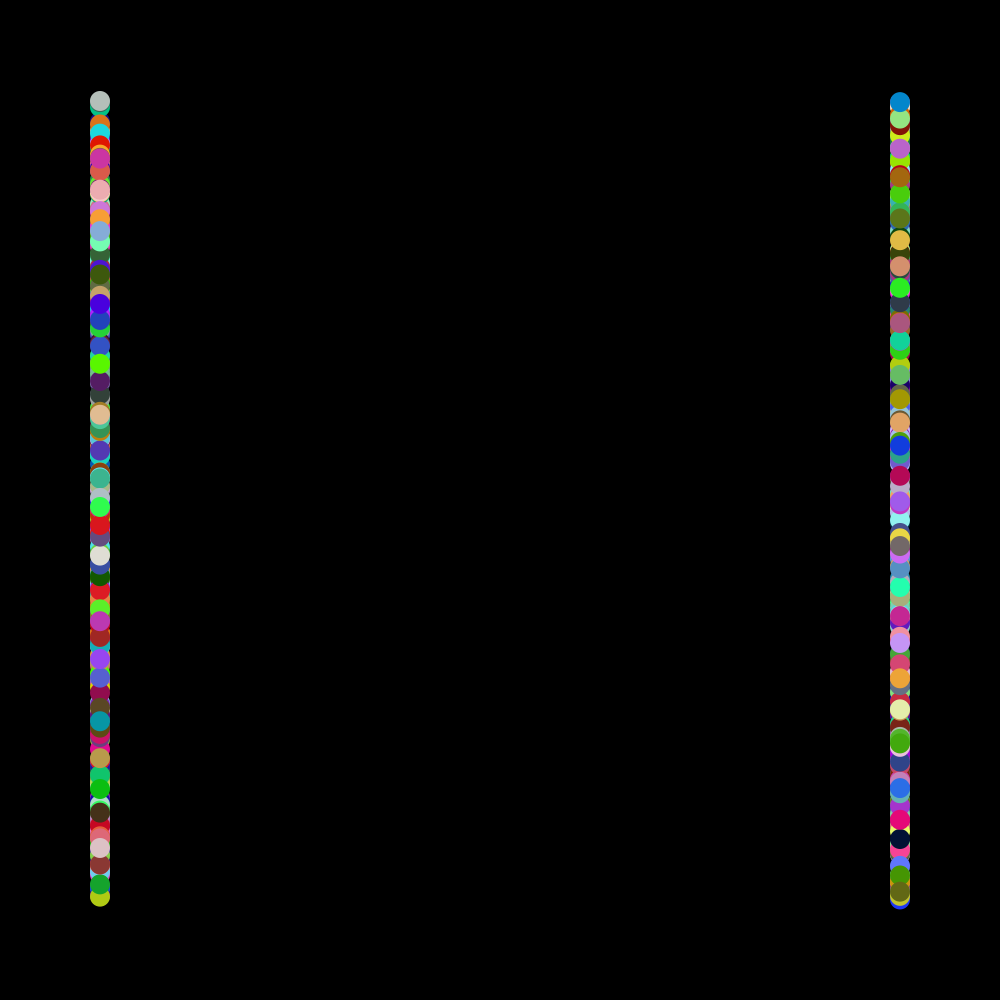
Frame 1 (no input)
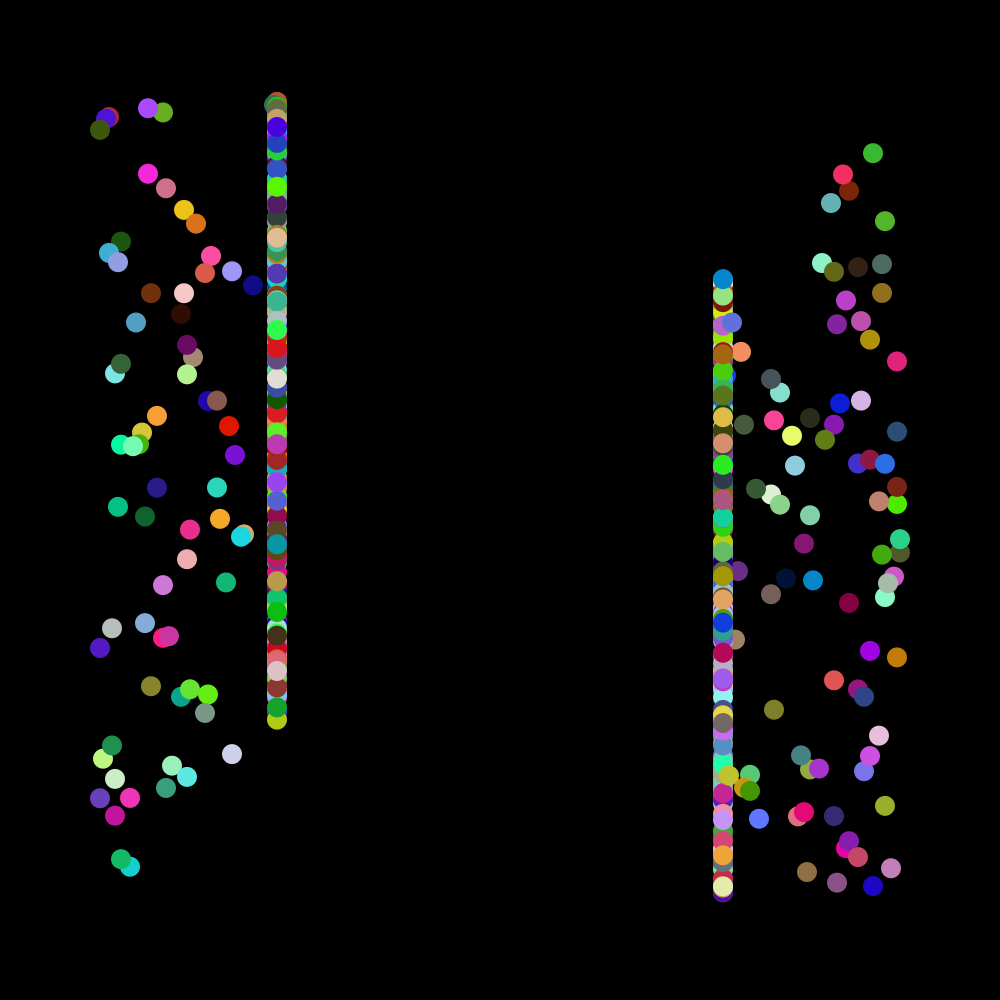
Frame 60 (the mouse pressed at the canvas centre just before this capture)
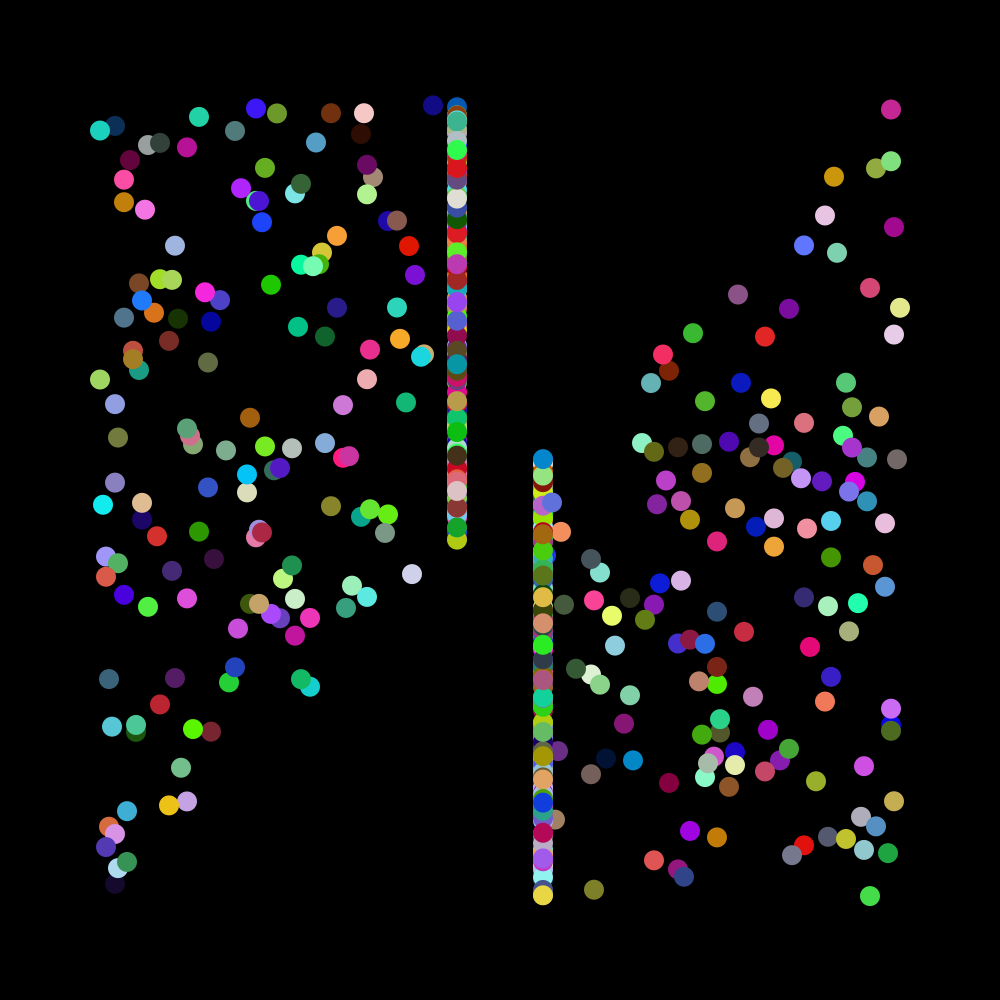
Frame 120 (the mouse held since frame 60 and released just before this capture)

The Processing sketch that drew these frames (run headless with seeded random() and noise(); from frame 60 on, the mouse is pressed at the canvas centre):

// Processing sketch: sketch01
// ── sketch01.pde
Dot0[] dots0 = new Dot0[300];
Dot1[] dots1 = new Dot1[300];

void setup() {
    size(1000, 1000);
    for (int i = 0; i < dots0.length; i++) {
        dots0[i] = new Dot0();
    }
    for (int  i = 0; i < dots1.length; i++) {
        dots1[i] = new Dot1();
    }
}
void draw() {
    background(00);

    for (int i = 0; i < dots0.length; i++) {
    dots0[i].display();
    dots0[i].movment();
    dots0[i].end();
    }
    for (int i = 0; i < dots1.length; i++) {
    dots1[i].display();
    dots1[i].movment();
    dots1[i].end();
    }
    if (mousePressed == false){
      noCursor();
    }
}

class Dot0 {
    float x;
    float y;

    float roy;
    float biv;
    float gee;

    float move = 3;
    Dot0() {
        x = width*0.1;
        y = random(height*0.1, height*0.9);

        roy = random(255);
        biv = random(255);
        gee = random(255);
    }
    void display() {
        noStroke();
        ellipse(x, y, 20, 20);
        fill(roy, biv, gee);
    }
    void movment() {
        x = x + move;
        y = y - move;
    }
    void end() {
        if (y < height*0.1) {
            x = width*0.1;
            y = random(height*0.1, height*0.9);
        }
    }
}
class Dot1 {
    float x;
    float y;

    float roy;
    float biv;
    float gee;

    float move = 3;
    Dot1() {
        x = width*0.9;
        y = random(height*0.1, height*0.9);

        roy = random(255);
        biv = random(255);
        gee = random(255);
    }
    void display() {
        noStroke();
        ellipse(x, y, 20, 20);
        fill(roy, biv, gee);
    }
    void movment() {
        x = x - move;
        y = y + move;
    }
    void end() {
        if (y > height*0.9) {
            x = width*0.9;
            y = random(height*0.1, height*0.9);
        }
    }
}
